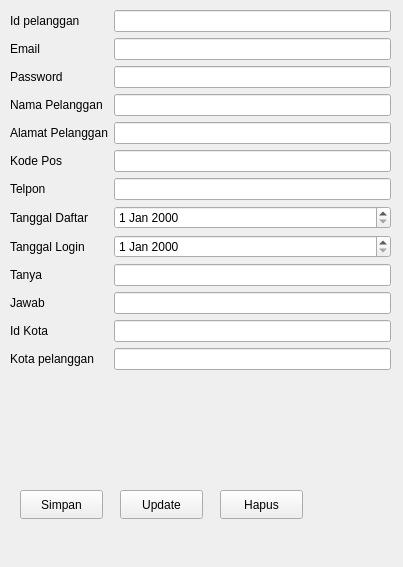
<?xml version="1.0" encoding="UTF-8"?>
<ui version="4.0">
 <class>Formpelanggan</class>
 <widget class="QWidget" name="Formpelanggan">
  <property name="geometry">
   <rect>
    <x>0</x>
    <y>0</y>
    <width>403</width>
    <height>567</height>
   </rect>
  </property>
  <property name="windowTitle">
   <string>Form</string>
  </property>
  <widget class="QWidget" name="formLayoutWidget">
   <property name="geometry">
    <rect>
     <x>10</x>
     <y>10</y>
     <width>381</width>
     <height>471</height>
    </rect>
   </property>
   <layout class="QFormLayout" name="formLayout">
    <item row="0" column="0">
     <widget class="QLabel" name="pelangganLabel">
      <property name="text">
       <string>Id pelanggan</string>
      </property>
     </widget>
    </item>
    <item row="0" column="1">
     <widget class="QLineEdit" name="idpelangganLineEdit"/>
    </item>
    <item row="1" column="0">
     <widget class="QLabel" name="emailLabel">
      <property name="text">
       <string>Email</string>
      </property>
     </widget>
    </item>
    <item row="1" column="1">
     <widget class="QLineEdit" name="emailLineEdit"/>
    </item>
    <item row="2" column="0">
     <widget class="QLabel" name="passwordLabel">
      <property name="text">
       <string>Password</string>
      </property>
     </widget>
    </item>
    <item row="2" column="1">
     <widget class="QLineEdit" name="passwordLineEdit"/>
    </item>
    <item row="3" column="0">
     <widget class="QLabel" name="namaPelangganLabel">
      <property name="text">
       <string>Nama Pelanggan</string>
      </property>
     </widget>
    </item>
    <item row="3" column="1">
     <widget class="QLineEdit" name="namaPelangganLineEdit"/>
    </item>
    <item row="4" column="0">
     <widget class="QLabel" name="alamatPelangganLabel">
      <property name="text">
       <string>Alamat Pelanggan</string>
      </property>
     </widget>
    </item>
    <item row="4" column="1">
     <widget class="QLineEdit" name="alamatPelangganLineEdit"/>
    </item>
    <item row="5" column="0">
     <widget class="QLabel" name="kodePosLabel">
      <property name="text">
       <string>Kode Pos</string>
      </property>
     </widget>
    </item>
    <item row="5" column="1">
     <widget class="QLineEdit" name="kodePosLineEdit"/>
    </item>
    <item row="6" column="0">
     <widget class="QLabel" name="telponLabel">
      <property name="text">
       <string>Telpon</string>
      </property>
     </widget>
    </item>
    <item row="6" column="1">
     <widget class="QLineEdit" name="telponLineEdit"/>
    </item>
    <item row="7" column="0">
     <widget class="QLabel" name="tanggalDaftarLabel">
      <property name="text">
       <string>Tanggal Daftar</string>
      </property>
     </widget>
    </item>
    <item row="7" column="1">
     <widget class="QDateEdit" name="tanggalDaftarDateEdit"/>
    </item>
    <item row="8" column="0">
     <widget class="QLabel" name="tanggalLoginLabel">
      <property name="text">
       <string>Tanggal Login</string>
      </property>
     </widget>
    </item>
    <item row="8" column="1">
     <widget class="QDateEdit" name="tanggalLoginDateEdit"/>
    </item>
    <item row="9" column="0">
     <widget class="QLabel" name="tanyaLabel">
      <property name="text">
       <string>Tanya</string>
      </property>
     </widget>
    </item>
    <item row="9" column="1">
     <widget class="QLineEdit" name="tanyaLineEdit"/>
    </item>
    <item row="10" column="0">
     <widget class="QLabel" name="jawabLabel">
      <property name="text">
       <string>Jawab</string>
      </property>
     </widget>
    </item>
    <item row="10" column="1">
     <widget class="QLineEdit" name="jawabLineEdit"/>
    </item>
    <item row="11" column="0">
     <widget class="QLabel" name="idKotaLabel">
      <property name="text">
       <string>Id Kota</string>
      </property>
     </widget>
    </item>
    <item row="11" column="1">
     <widget class="QLineEdit" name="idKotaLineEdit"/>
    </item>
    <item row="12" column="0">
     <widget class="QLabel" name="kotaPelangganLabel">
      <property name="text">
       <string>Kota pelanggan</string>
      </property>
     </widget>
    </item>
    <item row="12" column="1">
     <widget class="QLineEdit" name="kotaPelangganLineEdit"/>
    </item>
   </layout>
  </widget>
  <widget class="QPushButton" name="pushButton">
   <property name="geometry">
    <rect>
     <x>20</x>
     <y>490</y>
     <width>83</width>
     <height>29</height>
    </rect>
   </property>
   <property name="text">
    <string>Simpan</string>
   </property>
  </widget>
  <widget class="QPushButton" name="pushButton_2">
   <property name="geometry">
    <rect>
     <x>120</x>
     <y>490</y>
     <width>83</width>
     <height>29</height>
    </rect>
   </property>
   <property name="text">
    <string>Update</string>
   </property>
  </widget>
  <widget class="QPushButton" name="pushButton_3">
   <property name="geometry">
    <rect>
     <x>220</x>
     <y>490</y>
     <width>83</width>
     <height>29</height>
    </rect>
   </property>
   <property name="text">
    <string>Hapus</string>
   </property>
  </widget>
 </widget>
 <resources/>
 <connections/>
</ui>
